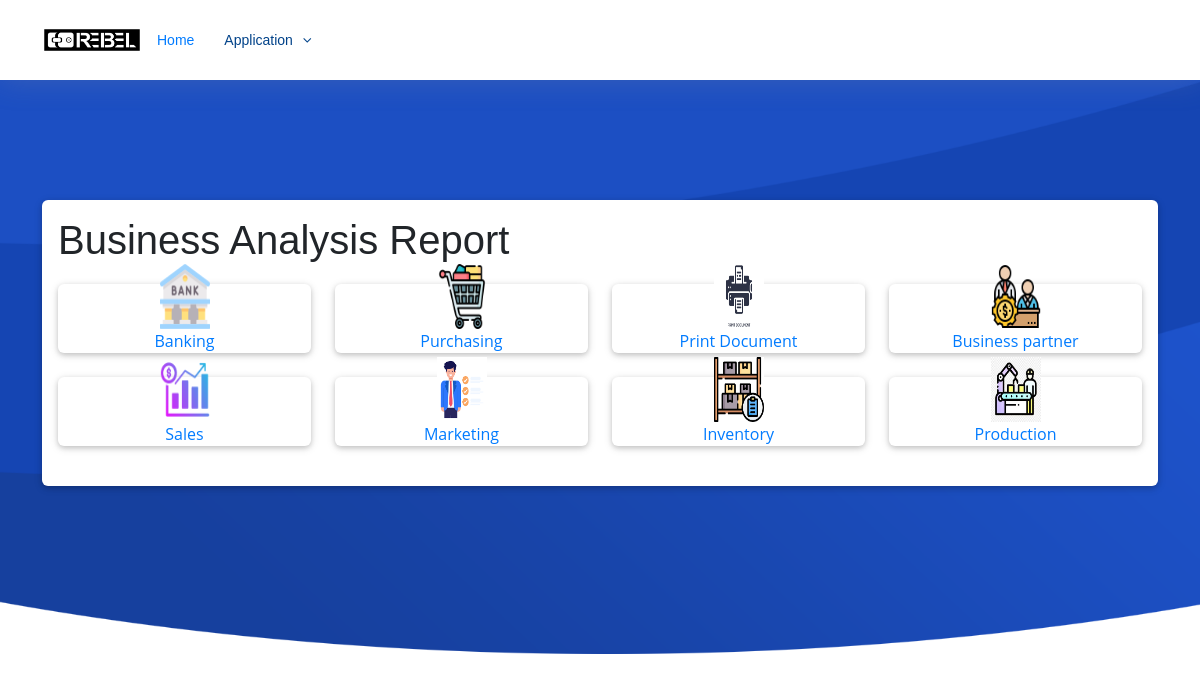
Before: /report/ with the older database file.
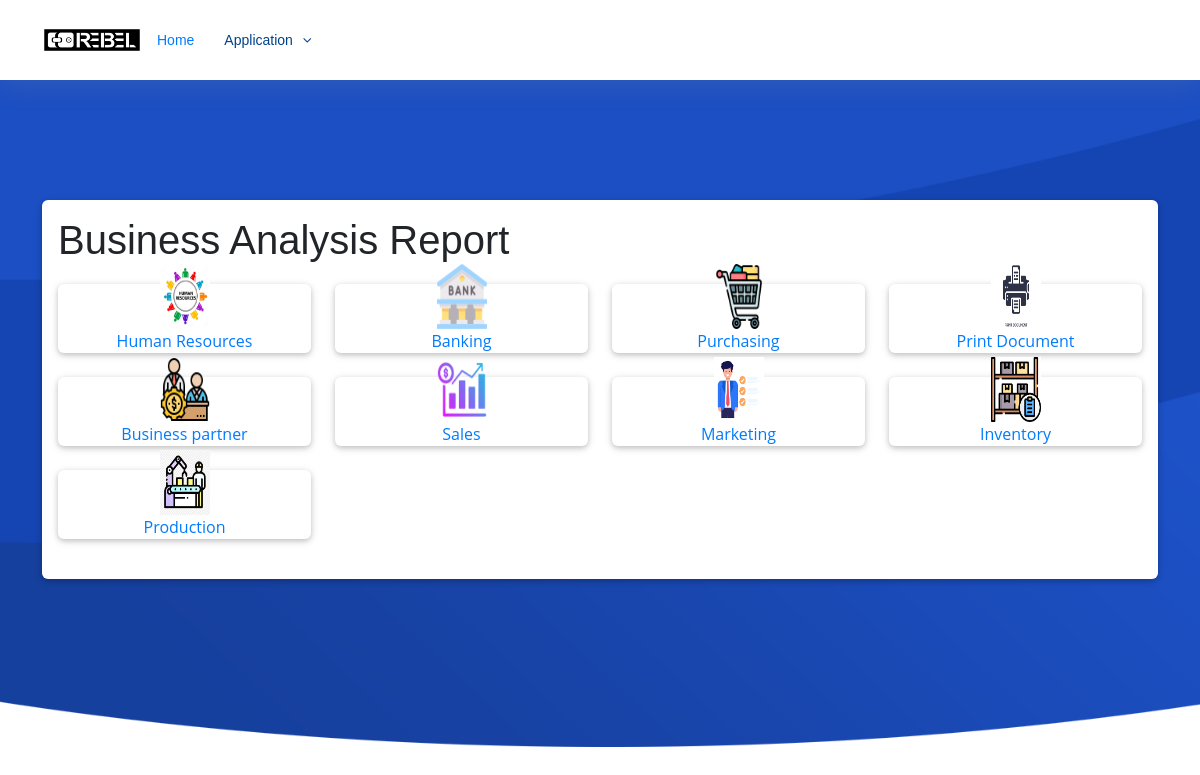
After: the same page with the newer database file.
### Report/models.py (models this page shows, shortened)
class Post(models.Model):
    title = models.CharField(max_length=200, unique=True)
    slug = models.SlugField(max_length=200, unique=True)
    author = models.ForeignKey(User, on_delete= models.CASCADE,related_name='blog_posts')
    updated_on = models.DateTimeField(auto_now= True)
    content = HTMLField() # Change This Line
    created_on = models.DateTimeField(auto_now_add=True)
    status = models.IntegerField(choices=STATUS, default=0)
    logo = models.ImageField(upload_to='reportlogo/', null=True, blank=True)
    class Meta:
        ordering = ['-created_on']

### Report/views.py (the view)
# urls.py: path('', views.post_list, name='post_list'),
def post_list(request):
    posts = Post.objects.filter(status=1).order_by('-created_on')
    return render(request, 'post_list.html', {'posts': posts})

### Report/templates/post_list.html
{% extends 'basereport.html' %}
{% load static %}
{% block content %}
<section class="section card mb-5">
    <div class="card-body">
        <div class="row">
      <h1>Business Analysis Report </h1>
            {% for post in posts %}
            <div class="col-xl-3 col-md-6 mb-xl-0 mb-4 pb-4">
        <div class="card card-cascade cascading-admin-card">
            <div class="admin-up text-center">
                {% if post.logo %}
                <img src="{{ post.logo.url }}" alt="{{ post.title }} Logo" width="50" height="65">
                {% endif %}
              <div class="data">
               <a href="{% url 'post_detail' post.slug %}">{{ post.title }}</a>
              </div>
            </div>
          </div>
        </div>
            {% empty %}
            <p>No posts available.</p>
            {% endfor %}
        </div>
</div>
</section>
{% endblock %}

### templates/basereport.html (shortened to what this page needs)
{% load static %}
<!DOCTYPE html>
<html>
<head>
  <link href="{% static 'assets/vendor/font-awesome/css/font-awesome.min.css' %}"rel="stylesheet">
    <link href="{% static 'css/bootstrap.min.css' %}" rel="stylesheet">
    <link href="{% static 'css/dataTables.min.css' %}" rel="stylesheet">
    <link href="{% static 'css/jquery-ui.css' %}" rel="stylesheet">
    <link href="{% static 'css/mdb.min.css' %}" rel="stylesheet">
    <link href="{% static 'assets/css/style.css' %}"rel="stylesheet">
</head>
<body>
  <header id="header" class="fixed-top">
    <div class="container">
      <div class="logo float-left" style='width: 100px;
      float: left;'>
        <a href="{% url 'home' %}">
          <img src="{% static 'images/logo.jpg' %}" alt="Logo" width='100px' height='100px'>         </a>
      </div>
      <nav class="main-nav float-right d-none d-lg-block">
        <ul>
          <li class="active"><a href="{% url 'home' %}">Home</a></li>
          <li class="drop-down"><a href="">Application</a>
          </li>
        </ul>
      </nav>
    </div>
  </header>
  <section id="intro" class="clearfix">
    <div class="container" data-aos="fade-up">
        {% block content %}{% endblock %}
    </div>
</section>
</body>
</html>

### static/assets/css/style.css (style rules this page uses)
body { background: #fff; color: #444; font-family: "Open Sans", sans-serif; }
a { color: #007bff; transition: 0.5s; }
h1, h2, h3, h4, h5, h6 { font-family: "Montserrat", sans-serif; font-weight: 400; margin: 0 0 20px 0; padding: 0; }
#header { height: 80px; transition: all 0.5s; z-index: 997; transition: all 0.5s; padding: 20px 0; background: #fff; box-shadow: 0px 0px 30px rgba(127, 137, 161, 0.3); }
#header .logo img { padding: 0; margin: 7px 0; max-height: 26px; }
.main-nav, .main-nav * { margin: 0; padding: 0; list-style: none; }
.main-nav > ul > li { position: relative; white-space: nowrap; float: left; }
.main-nav a { display: block; position: relative; color: #004289; padding: 10px 15px; transition: 0.3s; font-size: 14px; font-family: "Montserrat", sans-serif; font-weight: 500; }
.main-nav a:hover, .main-nav .active > a, .main-nav li:hover > a { color: #007bff; text-decoration: none; }
.main-nav .drop-down > a:after { content: "\f107"; font-family: FontAwesome; padding-left: 10px; }
.mobile-nav { position: fixed; top: 0; bottom: 0; z-index: 9999; overflow-y: auto; left: -260px; width: 260px; padding-top: 18px; background: rgba(19, 39, 57, 0.8); transition: 0.4s; }
.mobile-nav * { margin: 0; padding: 0; list-style: none; }
.mobile-nav a { display: block; position: relative; color: #fff; padding: 10px 20px; font-weight: 500; }
.mobile-nav a:hover, .mobile-nav .active > a, .mobile-nav li:hover > a { color: #74b5fc; text-decoration: none; }
.mobile-nav .drop-down > a:after { content: "\f078"; font-family: FontAwesome; padding-left: 10px; position: absolute; right: 15px; }
.mobile-nav .drop-down > a { padding-right: 35px; }
#intro { width: 100%; position: relative; background: url("../img/intro-bg.png") center bottom no-repeat; background-size: cover; padding: 200px 0 120px 0; }
section { overflow: hidden; }

### templates/basereport.html (style rules this page uses)
.cascading-admin-card .admin-up { margin-left: 4%; margin-right: 4%; margin-top: -1.25rem; }

Changed rows visible on the page:
added Post: logo (picture), title "Human Resources"
